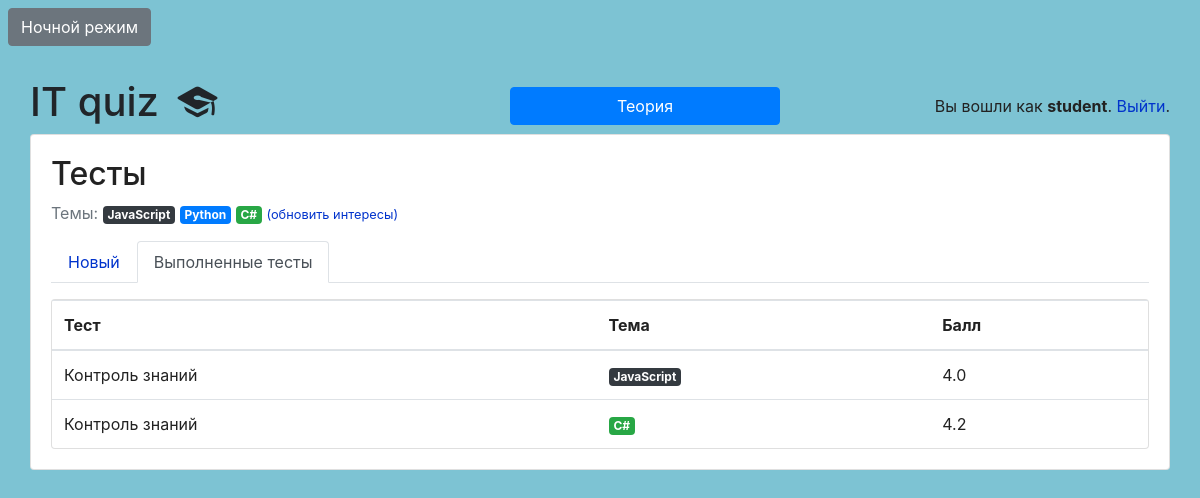
The app's page /students/taken/ (signed in) with its own data.
### classroom/models.py (models this page shows, shortened)
class User(AbstractUser):
    is_student = models.BooleanField(default=False)
    is_teacher = models.BooleanField(default=False)

class Subject(models.Model):
    name = models.CharField(max_length=30)
    color = models.CharField(max_length=7, default='#007bff')
    def get_html_badge(self):
        name = escape(self.name)
        color = escape(self.color)
        html = '<span class="badge badge-primary" style="background-color: %s">%s</span>' % (color, name)
        return mark_safe(html)

class TakenQuiz(models.Model):
    student = models.ForeignKey(Student, on_delete=models.CASCADE, related_name='taken_quizzes')
    quiz = models.ForeignKey(Quiz, on_delete=models.CASCADE, related_name='taken_quizzes')
    score = models.FloatField()
    date = models.DateTimeField(auto_now_add=True)

class Quiz(models.Model):
    owner = models.ForeignKey(User, on_delete=models.CASCADE, related_name='quizzes')
    name = models.CharField(max_length=255)
    subject = models.ForeignKey(Subject, on_delete=models.CASCADE, related_name='quizzes')

### classroom/views/students.py (the view)
# urls.py: path('taken/', students.TakenQuizListView.as_view(), name='taken_quiz_list'),
@method_decorator([login_required, student_required], name='dispatch')
class TakenQuizListView(ListView):
    model = TakenQuiz
    context_object_name = 'taken_quizzes'
    template_name = 'classroom/students/taken_quiz_list.html'
    def get_queryset(self):
        queryset = self.request.user.student.taken_quizzes \
            .select_related('quiz', 'quiz__subject') \
            .order_by('quiz__name')
        return queryset

### classroom/templatetags/custom_tags.py (called while the page is built)
@register.inclusion_tag('theory.html')
def theory_list():
    theory = Theory.objects.all()
    return {'theorys': theory}

### classroom/templates/classroom/students/taken_quiz_list.html
{% extends 'base.html' %}
{% block content %}
  {% include 'classroom/students/_header.html' with active='taken' %}
  <div class="card wrp">
    <table class="table mb-0">
      <thead>
        <tr>
          <th>Тест</th>
          <th>Тема</th>
          <th>Балл</th>
        </tr>
      </thead>
      <tbody>
        {% for taken_quiz in taken_quizzes %}
          <tr>
            <td>{{ taken_quiz.quiz.name }}</td>
            <td>{{ taken_quiz.quiz.subject.get_html_badge }}</td>
            <td>{{ taken_quiz.score }}</td>
          </tr>
        {% empty %}
          <tr>
            <td class="bg-light text-center font-italic" colspan="3">Вы еще не завершили ни одного теста.</td>
          </tr>
        {% endfor %}
      </tbody>
    </table>
  </div>
{% endblock %}

### templates/base.html (shortened to what this page needs)
{% load static %}
<!doctype html>
<html lang="en">
  <head>
    <link rel="stylesheet" href="https://maxcdn.bootstrapcdn.com/bootstrap/4.0.0/css/bootstrap.min.css">
    <link rel="stylesheet" type="text/css" href="{% static 'vendor/fontello-2f186091/css/fontello.css' %}">
    <link rel="stylesheet" type="text/css" href="{% static 'css/app.css' %}">
    {% if user.is_authenticated and user.is_teacher %}
      <link rel="stylesheet" type="text/css" href="{% static 'css/teachers.css' %}">
    {% else %}
      <link rel="stylesheet" type="text/css" href="{% static 'css/students.css' %}">
    {% endif %}
  </head>
  <body>
    <button class="btn-toggle btn btn-secondary m-2">Ночной режим</button>
    <div class="container my-4">
      <div class="row justify-content-center">
        <div class="w-100">
          <div class="row d-flex align-items-center">
            <div class="col">
              <h1 class="logo">
                <a href="{% url 'home' %}">
                  IT quiz
                  {% if user.is_authenticated %}
                    {% if user.is_teacher %}
                      <span class="icon-feather" data-toggle="tooltip" data-placement="right" title="Teacher profile"></span>
                    {% else %}
                      <span class="icon-graduation-cap" data-toggle="tooltip" data-placement="right" title="Student profile"></span>
                    {% endif %}
                  {% endif %}
                </a>
              </h1>
            </div>
            <div class="col text-right">
              <button type="button" class="btn btn-primary w-75" data-toggle="modal" data-target=".bd-example-modal-lg">Теория</button>
            </div>
            {% load custom_tags %}
            <div class="col text-right">
              {% if user.is_authenticated %}
                <p class="pt-3">Вы вошли как <strong>{{ user.username }}</strong>. <a href="{% url 'logout' %}">Выйти</a>.</p>
              {% else %}
                <a href="{% url 'login' %}" class="btn btn-light" role="button">Вход</a>
                <a href="{% url 'signup' %}" class="btn btn-primary" role="button">Регистрация</a>
              {% endif %}
            </div>
          </div>
          <div class="card mb-3 wrp">
            <div class="card-body">
              {% block content %}
              {% endblock %}
            </div>
          </div>
        </div>
      </div>
    </div>
  </body>
</html>

### classroom/templates/classroom/students/_header.html
<h2>Тесты</h2>
<p class="text-muted">
  Темы:{% for subject in user.student.interests.all %} {{ subject.get_html_badge }}{% endfor %}
  <a href="{% url 'students:student_interests' %}"><small>(обновить интересы)</small></a>
</p>
<ul class="nav nav-tabs mb-3">
  <li class="nav-item">
    <a class="nav-link{% if active == 'new' %} active{% endif %}" href="{% url 'students:quiz_list' %}">Новый</a>
  </li>
  <li class="nav-item">
    <a class="nav-link{% if active == 'taken' %} active{% endif %}" href="{% url 'students:taken_quiz_list' %}">Выполненные тесты</a>
  </li>
</ul>

### static/css/app.css (style rules this page uses)
.logo a { color: #212529; text-decoration: none; }
body { color: #222; background: #fff; }
a { color: #0033cc; }

### static/css/students.css (style rules this page uses)
body { background-color: #7dc3d3; }

### records on screen
User: username "student"
Subject: get_html_badge "JavaScript"
Subject: get_html_badge "Python"
Subject: get_html_badge "C#"
TakenQuiz: quiz.name "Контроль знаний", quiz.subject.get_html_badge "JavaScript", score "4.0"
TakenQuiz: quiz.name "Контроль знаний", quiz.subject.get_html_badge "C#", score "4.2"
